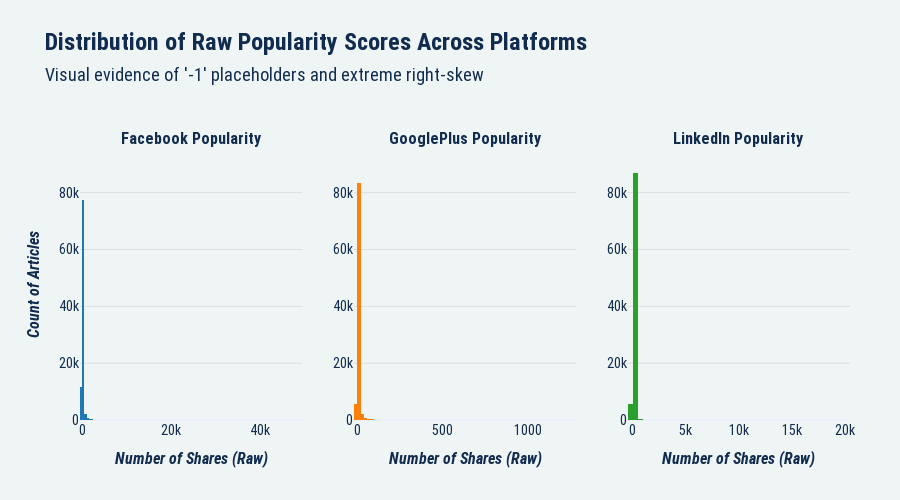

The notebook cell this image was saved under:
### Markdown cell above
**Visualization**

*   **Objective:** To create a consolidated figure with three subplots that visually proves the two primary issues—placeholder contamination and extreme skew—are systemic problems across all three platforms.

*   **Methodology:** Use Plotly's `make_subplots` function to create a 1x3 grid of histograms, one for each popularity column (`Facebook`, `GooglePlus`, `LinkedIn`). This side-by-side comparison is a powerful technique for highlighting shared patterns in different data series.

*   **Expected Outcome:** A single, powerful figure that serves as undeniable evidence that the popularity data for all platforms is unsuitable for analysis in its raw state.

### Code cell
# --- Section 2.2: Visualization of All Popularity Columns (Spacing Adjusted) ---

if not df_meta.empty:
    # Use the layout argument during initialization to apply the template
    fig = make_subplots(
        rows=1,
        cols=3,
        subplot_titles=("<b>Facebook Popularity</b>", "<b>GooglePlus Popularity</b>", "<b>LinkedIn Popularity</b>"),
        figure=go.Figure(layout=go.Layout(template=pio.templates.default)),
    )

    # --- Add Facebook Histogram ---
    fig.add_trace(
        go.Histogram(
            x=df_meta["Facebook"],
            nbinsx=100,
            name="Facebook",
        ),
        row=1,
        col=1,
    )

    # --- Add GooglePlus Histogram ---
    fig.add_trace(
        go.Histogram(
            x=df_meta["GooglePlus"],
            nbinsx=100,
            name="GooglePlus",
        ),
        row=1,
        col=2,
    )

    # --- Add LinkedIn Histogram ---
    fig.add_trace(
        go.Histogram(
            x=df_meta["LinkedIn"],
            nbinsx=100,
            name="LinkedIn",
        ),
        row=1,
        col=3,
    )

    # --- Update Layout and Titles ---
    fig.update_layout(
        # NEW: Use title dictionary for precise control
        title=dict(
            text="<b>Distribution of Raw Popularity Scores Across Platforms</b><br><span style='font-size:18px;'>Visual evidence of '-1' placeholders and extreme right-skew</span>",
            font=dict(size=24),
            y=0.90,  # Adjust vertical position (1 is top, 0 is bottom)
            yanchor="top",
        ),
        showlegend=False,
        height=500,
        # NEW: Increased top margin to give the title more space
        margin=dict(t=150, b=80, l=80, r=50),
    )

    # NEW: Adjust font size for subplot titles
    for annotation in fig["layout"]["annotations"]:
        annotation["font"]["size"] = 16

    # Update axis labels for all subplots
    fig.update_xaxes(
        title_text="<b><i>Number of Shares (Raw)</i></b>", title_font=dict(size=16), tickfont=dict(size=14), row=1
    )
    fig.update_yaxes(title_text="<b><i>Count of Articles</i></b>", row=1, col=1)
    fig.update_yaxes(title_font=dict(size=16), tickfont=dict(size=14), row=1, range=[0, 95000])

    fig.show()

### Figure 1 — Plotly figure (JSON) as saved in the notebook; plotly's stock layout.template omitted (floating-point values rounded to 4 significant figures; data arrays with more than 128 entries replaced by an {"elided": "..."} marker saying what was removed)
{"data": [{"name": "Facebook", "nbinsx": 100, "type": "histogram", "x": {"elided": "93239 int values"}, "xaxis": "x", "yaxis": "y"}, {"name": "GooglePlus", "nbinsx": 100, "type": "histogram", "x": {"elided": "93239 int values"}, "xaxis": "x2", "yaxis": "y2"}, {"name": "LinkedIn", "nbinsx": 100, "type": "histogram", "x": {"elided": "93239 int values"}, "xaxis": "x3", "yaxis": "y3"}], "layout": {"annotations": [{"font": {"size": 16}, "showarrow": false, "text": "<b>Facebook Popularity</b>", "x": 0.1444, "xanchor": "center", "xref": "paper", "y": 1, "yanchor": "bottom", "yref": "paper"}, {"font": {"size": 16}, "showarrow": false, "text": "<b>GooglePlus Popularity</b>", "x": 0.5, "xanchor": "center", "xref": "paper", "y": 1, "yanchor": "bottom", "yref": "paper"}, {"font": {"size": 16}, "showarrow": false, "text": "<b>LinkedIn Popularity</b>", "x": 0.8556, "xanchor": "center", "xref": "paper", "y": 1, "yanchor": "bottom", "yref": "paper"}], "height": 500, "margin": {"b": 80, "l": 80, "r": 50, "t": 150}, "showlegend": false, "title": {"font": {"size": 24}, "text": "<b>Distribution of Raw Popularity Scores Across Platforms</b><br><span style='font-size:18px;'>Visual evidence of '-1' placeholders and extreme right-skew</span>", "y": 0.9, "yanchor": "top"}, "xaxis": {"anchor": "y", "domain": [0, 0.2889], "tickfont": {"size": 14}, "title": {"font": {"size": 16}, "text": "<b><i>Number of Shares (Raw)</i></b>"}}, "xaxis2": {"anchor": "y2", "domain": [0.3556, 0.6444], "tickfont": {"size": 14}, "title": {"font": {"size": 16}, "text": "<b><i>Number of Shares (Raw)</i></b>"}}, "xaxis3": {"anchor": "y3", "domain": [0.7111, 1], "tickfont": {"size": 14}, "title": {"font": {"size": 16}, "text": "<b><i>Number of Shares (Raw)</i></b>"}}, "yaxis": {"anchor": "x", "domain": [0, 1], "range": [0, 95000], "tickfont": {"size": 14}, "title": {"font": {"size": 16}, "text": "<b><i>Count of Articles</i></b>"}}, "yaxis2": {"anchor": "x2", "domain": [0, 1], "range": [0, 95000], "tickfont": {"size": 14}, "title": {"font": {"size": 16}}}, "yaxis3": {"anchor": "x3", "domain": [0, 1], "range": [0, 95000], "tickfont": {"size": 14}, "title": {"font": {"size": 16}}}}}
